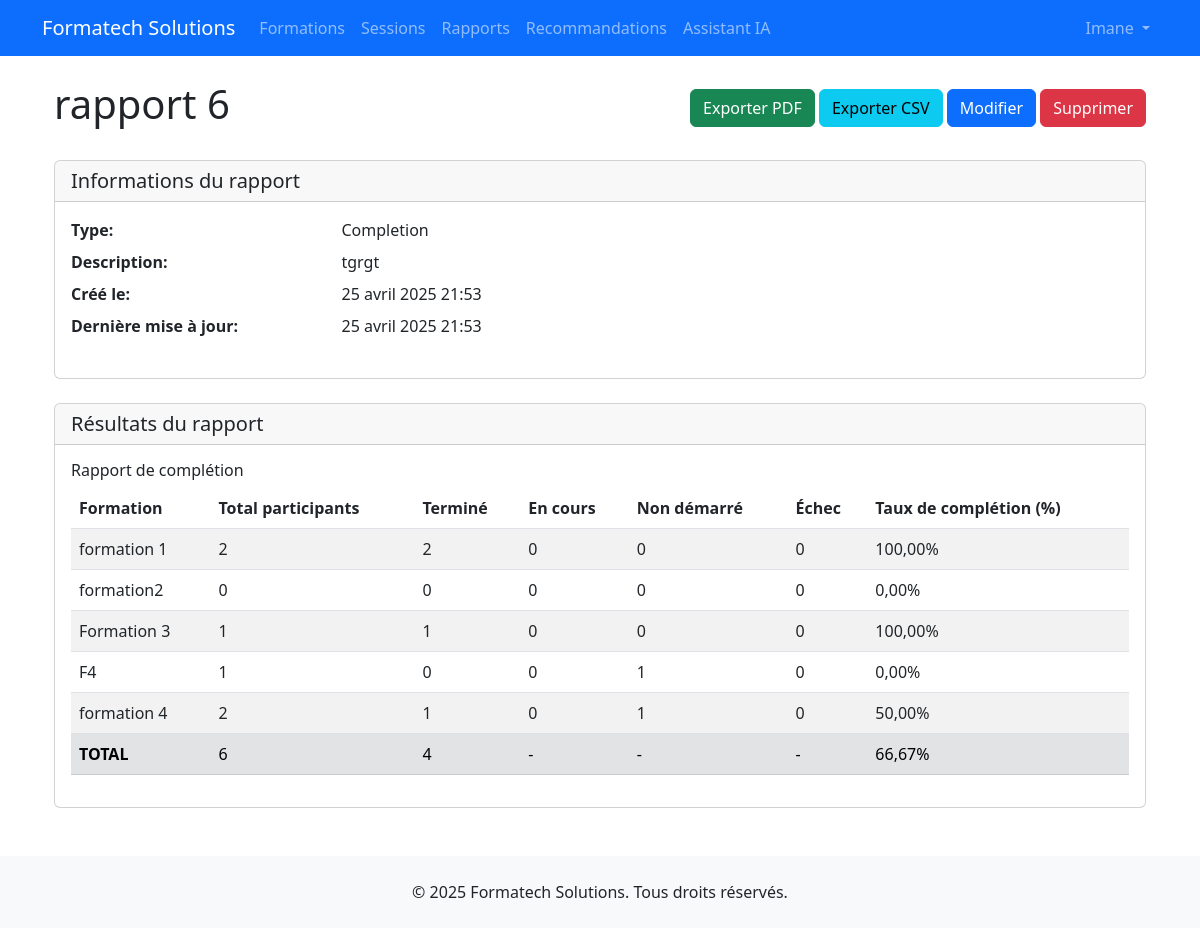
The app's page /reports/9/ (signed in), older data.
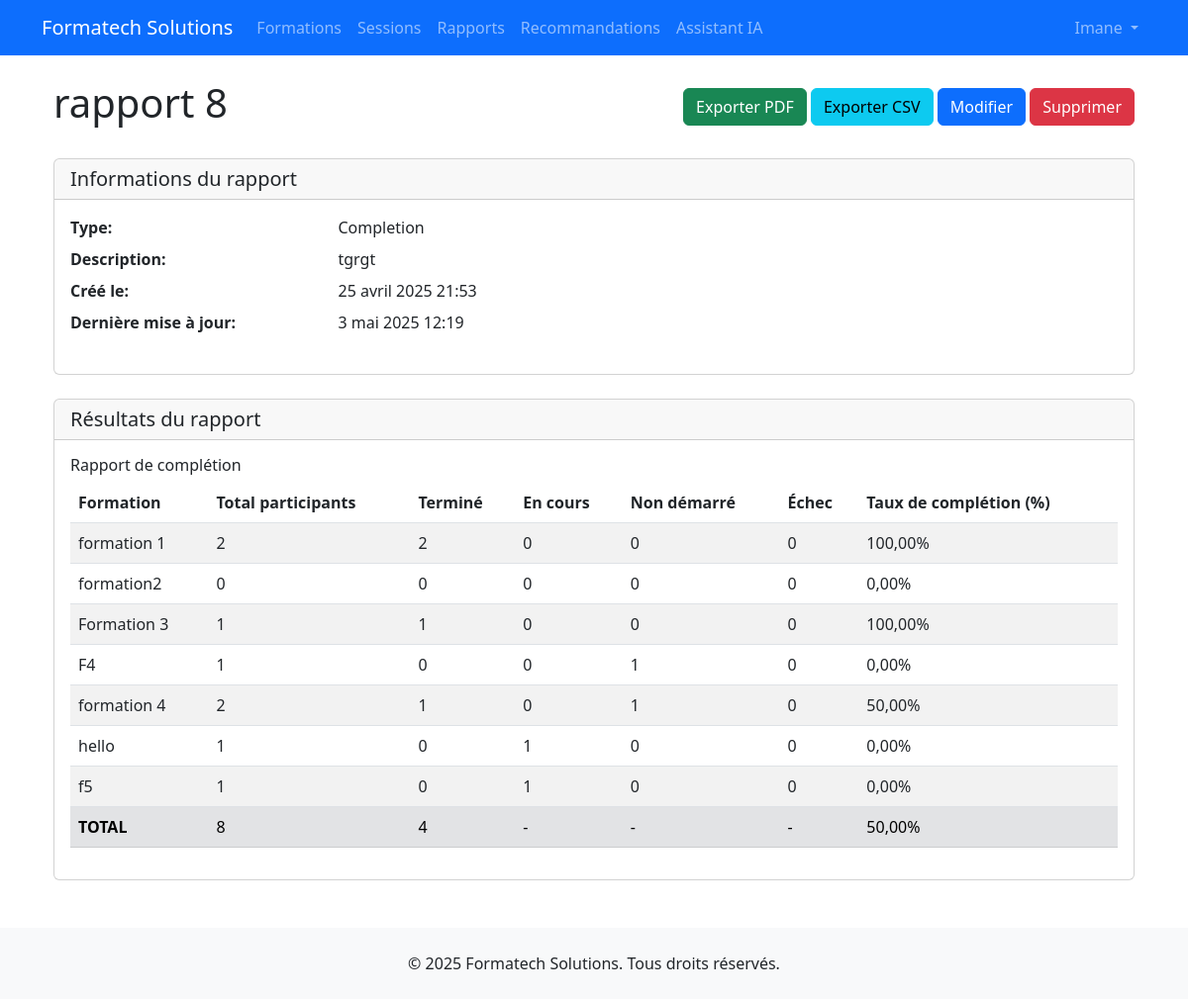
The same page, newer data.
### reports/models.py (models this page shows, shortened)
class Report(models.Model):
    REPORT_TYPES = (
        ('ATTENDANCE', 'Attendance'),
        ('COMPLETION', 'Completion'),
        ('PERFORMANCE', 'Performance'),
        ('SATISFACTION', 'Satisfaction'),
        ('CUSTOM', 'Custom'),
    )
    title = models.CharField(max_length=255)
    description = models.TextField(blank=True, null=True)
    type = models.CharField(max_length=20, choices=REPORT_TYPES)
    parameters = models.TextField(help_text="JSON format parameters")
    created_by = models.ForeignKey(settings.AUTH_USER_MODEL, on_delete=models.CASCADE)
    created_at = models.DateTimeField(auto_now_add=True)
    updated_at = models.DateTimeField(auto_now=True)

### formation/models.py (models this page shows, shortened)
class Training(models.Model):
    title = models.CharField(max_length=255)
    description = models.TextField()
    objectives = models.TextField()
    prerequisites = models.TextField(blank=True, null=True)
    duration = models.IntegerField(help_text="Duration in hours")
    max_participants = models.IntegerField()
    created_at = models.DateTimeField(auto_now_add=True)
    updated_at = models.DateTimeField(auto_now=True)

### reports/views.py (the view)
# urls.py: path('<int:pk>/', views.report_detail, name='report_detail'),
@login_required
def report_detail(request, pk):
    report = get_object_or_404(Report, pk=pk)
    if report.created_by != request.user and not request.user.is_staff:
        messages.error(request, "Vous n'avez pas l'autorisation de voir ce rapport.")
        return redirect('reports:report_list')
    report_data = generate_report_data(report)
    return render(request, 'reports/report_detail.html', {
        'report': report,
        'report_data': report_data
    })

### reports/views.py (called while the page is built)
def generate_report_data(report):
    report_type = report.type
    parameters = json.loads(report.parameters)
    data = {
        'title': report.title,
        'type': report_type,
        'created_at': report.created_at,
        'parameters': parameters
    }
    if report_type == 'ATTENDANCE':
        data.update(generate_attendance_data(parameters))
    elif report_type == 'COMPLETION':
        data.update(generate_completion_data(parameters))
    elif report_type == 'PERFORMANCE':
        data.update(generate_performance_data(parameters))
    elif report_type == 'SATISFACTION':
        data.update(generate_satisfaction_data(parameters))
    elif report_type == 'CUSTOM':
        data.update(generate_custom_data(parameters))
    return data

### reports/templates/reports/report_detail.html (shortened to what the changed rows need)
{% extends "base.html" %}
{% block content %}
<div class="container">
    <div class="d-flex justify-content-between align-items-center mb-4">
        <h1>{{ report.title }}</h1>
        <div>
            {% if user.is_staff or 'view_reports' in user.get_permission_codes %}
            <a href="{% url 'reports:report_export' report.id %}?format=pdf" class="btn btn-success">Exporter PDF</a>
            <a href="{% url 'reports:report_export' report.id %}?format=csv" class="btn btn-info">Exporter CSV</a>
            <a href="{% url 'reports:report_update' report.id %}" class="btn btn-primary">Modifier</a>
            <a href="{% url 'reports:report_delete' report.id %}" class="btn btn-danger">Supprimer</a>
            {% endif %}
        </div>
    </div>
    <div class="card mb-4">
        <div class="card-body">
            <dl class="row">
                <dt class="col-sm-3">Type:</dt>
                <dd class="col-sm-9">{{ report.get_type_display }}</dd>
                <dt class="col-sm-3">Description:</dt>
                <dd class="col-sm-9">{{ report.description|default:"Aucune description" }}</dd>
                <dt class="col-sm-3">Créé le:</dt>
                <dd class="col-sm-9">{{ report.created_at }}</dd>
                <dt class="col-sm-3">Dernière mise à jour:</dt>
                <dd class="col-sm-9">{{ report.updated_at }}</dd>
            </dl>
        </div>
    </div>
    <div class="card">
        <div class="card-body">
            {% if report.type == 'ATTENDANCE' %}
                <h6>Rapport de présence</h6>
                <table class="table table-striped">
                    <thead>
                        <tr>
                            <th>Formation</th>
                            <th>Date</th>
                            <th>Lieu</th>
                            <th>Total</th>
                            <th>Présents</th>
                            <th>Absents</th>
                            <th>Taux de présence</th>
                        </tr>
                    </thead>
                    <tbody>
                        {% for item in report_data.attendance_data %}
                            <tr>
                                <td>{{ item.session.training }}</td>
                                <td>{{ item.session.start_date }}</td>
                                <td>{{ item.session.location }}</td>
                                <td>{{ item.total }}</td>
                                <td>{{ item.attended }}</td>
                                <td>{{ item.absent }}</td>
                                <td>{{ item.rate|floatformat:2 }}%</td>
                            </tr>
                        {% endfor %}
                        <tr class="table-secondary">
                            <th colspan="3">TOTAL</th>
                            <td>{{ report_data.total_all }}</td>
                            <td>{{ report_data.attended_all }}</td>
                            <td>{{ report_data.total_all|add:"-report_data.attended_all" }}</td>
                            <td>{{ report_data.global_rate|floatformat:2 }}%</td>
                        </tr>
                    </tbody>
                </table>
            {% elif report.type == 'COMPLETION' %}
                {% if report_data.completion_data %}
                    <table class="table table-striped">
                        <thead>
                            <tr>
                                <th>Formation</th>
                                <th>Total participants</th>
                                <th>Terminé</th>
                                <th>En cours</th>
                                <th>Non démarré</th>
                                <th>Échec</th>
                                <th>Taux de complétion (%)</th>
                            </tr>
                        </thead>
                        <tbody>
                            {% for item in report_data.completion_data %}
                                <tr>
                                    <td>{{ item.training.title }}</td>
                                    <td>{{ item.total }}</td>
                                    <td>{{ item.completed }}</td>
                                    <td>{{ item.in_progress }}</td>
                                    <td>{{ item.not_started }}</td>
                                    <td>{{ item.failed }}</td>
                                    <td>{{ item.rate|floatformat:2 }}%</td>
                                </tr>
                            {% endfor %}
                            <tr class="table-secondary">
                                <th>TOTAL</th>
                                <td>{{ report_data.total_all }}</td>
                                <td>{{ report_data.completed_all }}</td>
                                <td>{{ report_data.in_progress_all|default:"-" }}</td>
                                <td>{{ report_data.not_started_all|default:"-" }}</td>
                                <td>{{ report_data.failed_all|default:"-" }}</td>
                                <td>{{ report_data.global_rate|floatformat:2 }}%</td>
                            </tr>
                        </tbody>
                    </table>
                {% else %}
                    <div class="alert alert-info">
                        Aucune donnée disponible. Assurez-vous que des formations et des participants existent dans le système.
                    </div>
                {% endif %}
            {% else %}
                <div class="alert alert-info">
                    Contenu du rapport personnalisé.
                </div>
            {% endif %}
        </div>
    </div>
</div>
{% endblock %}

Row changes from the older to the newer data that the page shows:
changed Report "Completion": title "rapport 6" → "rapport 8"; updated_at "25 avril 2025 21:53" → "3 mai 2025 12:19"
added Training: training "hello"
added Training: training "f5"
Text that changed along with them:
{{ report_data.total_all }}: "6" → "8"
{{ report_data.global_rate|floatformat:2 }}: "66,67" → "50,00"
new list line: "1 0 1 0 0 0,00 %"
